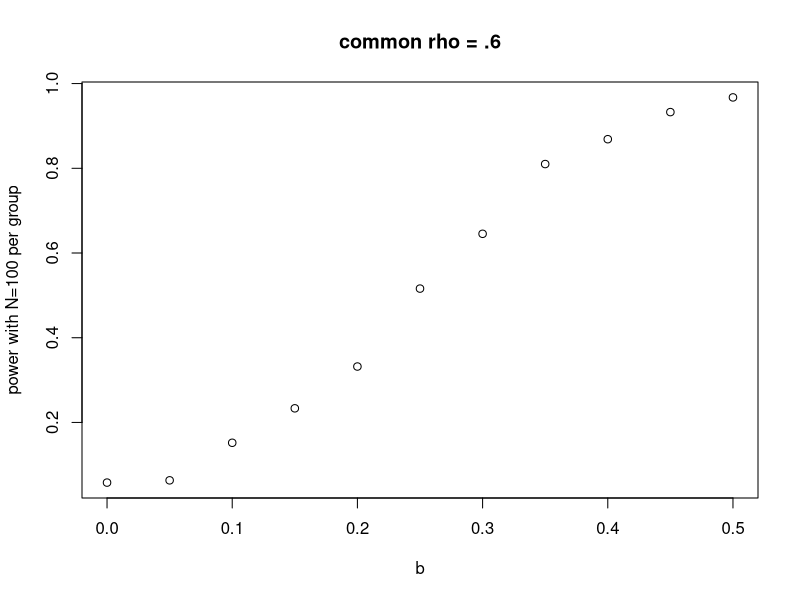

Recreate this plot in R. (Note: a time limit stopped this script after it produced the figure.)
## ---- chunk 1
library(MASS)
library(nlme)
## ---- chunk 2
simdat1 = function(N=100, b=0, r11=.6, r12=.6) {

# set up correlation matrices
 cm1 = matrix(c(1,r11,r11,1),nc=2)
 cm2 = matrix(c(1,r12,r12,1),nc=2)

# simulate residuals
 S1 = as.numeric(t(mvrnorm(N, c(0,0), Sig=cm1)))
 S2 = as.numeric(t(mvrnorm(N, c(0,0), Sig=cm2)))

# set up ID and time variables, and group indicator
 ids = rep(seq_len(2*N),each=2)
 grp = rep(c(0,1),each=2*N)
 time = rep(c(0,1),2*N)

# define responses: S1 has mean 0, S2 has mean b*time
 dat = data.frame(Y=c(S1,S2+b*time[seq_len(2*N)]), id=ids, time=time, grp=grp)
 dat
}
 
# extract p-value for Ho: b=0
sim1lme = function(dat) {
 mod = lme(Y~time, random=~1|id, data=dat)
 pint = summary(mod)$tTable[2,5]
 list(mod=mod, pint=pint)
}

sim1 = function(N=100, b=0, r11=.6, r12=.6) {
 d = simdat1(N, b, r11, r12)
 sim1lme(d)
}
## ---- chunk 3
set.seed(123)
f1 = sim1()
summary(f1$mod)
f1$pint
## ---- chunk 4
set.seed(123)
library(parallel)
options(mc.cores=6)
## ---- chunk 5
nn = unlist(mclapply(seq_len(1500), function(x) sim1()$pint))
mean(nn<0.05)
## ---- chunk 6
bs = seq(0,.5,.05)
pows_66 = lapply(bs,
 function(b) 
   unlist(mclapply(seq_len(1500), function(x) sim1(b=b, r11=.6, r12=.6)$pint))
 )
plot(bs,unlist(sapply(pows_66, function(x) mean(x<0.05))),xlab="b", ylab="power with N=100 per group",
  main = "common rho = .6")
## ---- chunk 7
pows_62 = lapply(bs,
 function(b) 
   unlist(mclapply(seq_len(1500), function(x) sim1(b=b, r11=.6, r12=.2)$pint))
 )
plot(bs,unlist(sapply(pows_62, function(x) mean(x<0.05))),xlab="b", ylab="power with N=100 per group",
  main = "rho11 = .6, rho12 = .2")
## ---- chunk 8
p66 = unlist(sapply(pows_66, function(x) mean(x<0.05)))
p62 = unlist(sapply(pows_62, function(x) mean(x<0.05)))
plot(bs, p66, type="l", lty=1)
lines(bs, p62, lty=2)
legend(0,.8, lty=c(1,2), legend=c("common", "heterogeneous"))
## ---- chunk 9
sim2lme = function(dat) {
 mod = lme(Y~time+grp, random=~1|id, data=dat)
 pint = summary(mod)$tTable[2,5]
 list(mod=mod, pint=pint)
}
sim2 = function(N=100, b=0, r11=.6, r12=.6) {
 d = simdat1(N, b, r11, r12)
 sim2lme(d)
}
# type 1 err
nn = unlist(mclapply(seq_len(1500), function(x) sim2()$pint))
print(mean(nn<0.05))
pows_62d = lapply(bs,
 function(b) 
   unlist(mclapply(seq_len(1500), function(x) sim2(b=b, r11=.6, r12=.2)$pint))
 )
p62d = unlist(sapply(pows_62d, function(x) mean(x<0.05)))
plot(bs, p66, type="l", lty=1)
lines(bs, p62, lty=2)
lines(bs, p62d, lty=3)
legend(0,.8, lty=c(1,2,3), legend=c("common", "heterogeneous", "dummy"))
